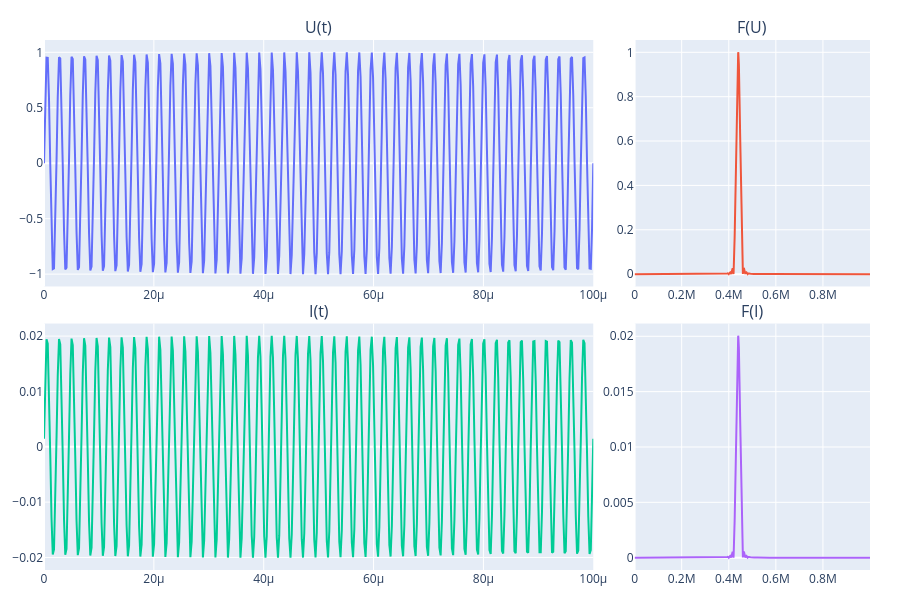

Write notebook code for a chart like this one.
### Code cell
vw.show_I_U_3(t,I,U)

### Figure 1 — Plotly figure (JSON) as saved in the notebook; plotly's stock layout.template omitted (floating-point values rounded to 4 significant figures; data arrays with more than 128 entries replaced by an {"elided": "..."} marker saying what was removed)
{"data": [{"type": "scatter", "x": {"elided": "440 float values"}, "xaxis": "x", "y": {"elided": "440 float values"}, "yaxis": "y"}, {"type": "scatter", "x": {"elided": "5112 float values"}, "xaxis": "x2", "y": {"elided": "5112 float values"}, "yaxis": "y2"}, {"type": "scatter", "x": {"elided": "440 float values"}, "xaxis": "x3", "y": {"elided": "440 float values"}, "yaxis": "y3"}, {"type": "scatter", "x": {"elided": "5112 float values"}, "xaxis": "x4", "y": {"elided": "5112 float values"}, "yaxis": "y4"}], "layout": {"annotations": [{"font": {"size": 16}, "showarrow": false, "text": "U(t)", "x": 0.3325, "xanchor": "center", "xref": "paper", "y": 1.0, "yanchor": "bottom", "yref": "paper"}, {"font": {"size": 16}, "showarrow": false, "text": "F(U)", "x": 0.8575, "xanchor": "center", "xref": "paper", "y": 1.0, "yanchor": "bottom", "yref": "paper"}, {"font": {"size": 16}, "showarrow": false, "text": "I(t)", "x": 0.3325, "xanchor": "center", "xref": "paper", "y": 0.465, "yanchor": "bottom", "yref": "paper"}, {"font": {"size": 16}, "showarrow": false, "text": "F(I)", "x": 0.8575, "xanchor": "center", "xref": "paper", "y": 0.465, "yanchor": "bottom", "yref": "paper"}], "height": 600, "margin": {"b": 30, "l": 30, "r": 30, "t": 40}, "showlegend": false, "width": 900, "xaxis": {"anchor": "y", "domain": [0, 0.665]}, "xaxis2": {"anchor": "y2", "domain": [0.715, 1]}, "xaxis3": {"anchor": "y3", "domain": [0, 0.665]}, "xaxis4": {"anchor": "y4", "domain": [0.715, 1]}, "yaxis": {"anchor": "x", "domain": [0.535, 1.0]}, "yaxis2": {"anchor": "x2", "domain": [0.535, 1.0]}, "yaxis3": {"anchor": "x3", "domain": [0, 0.465]}, "yaxis4": {"anchor": "x4", "domain": [0, 0.465]}}}
